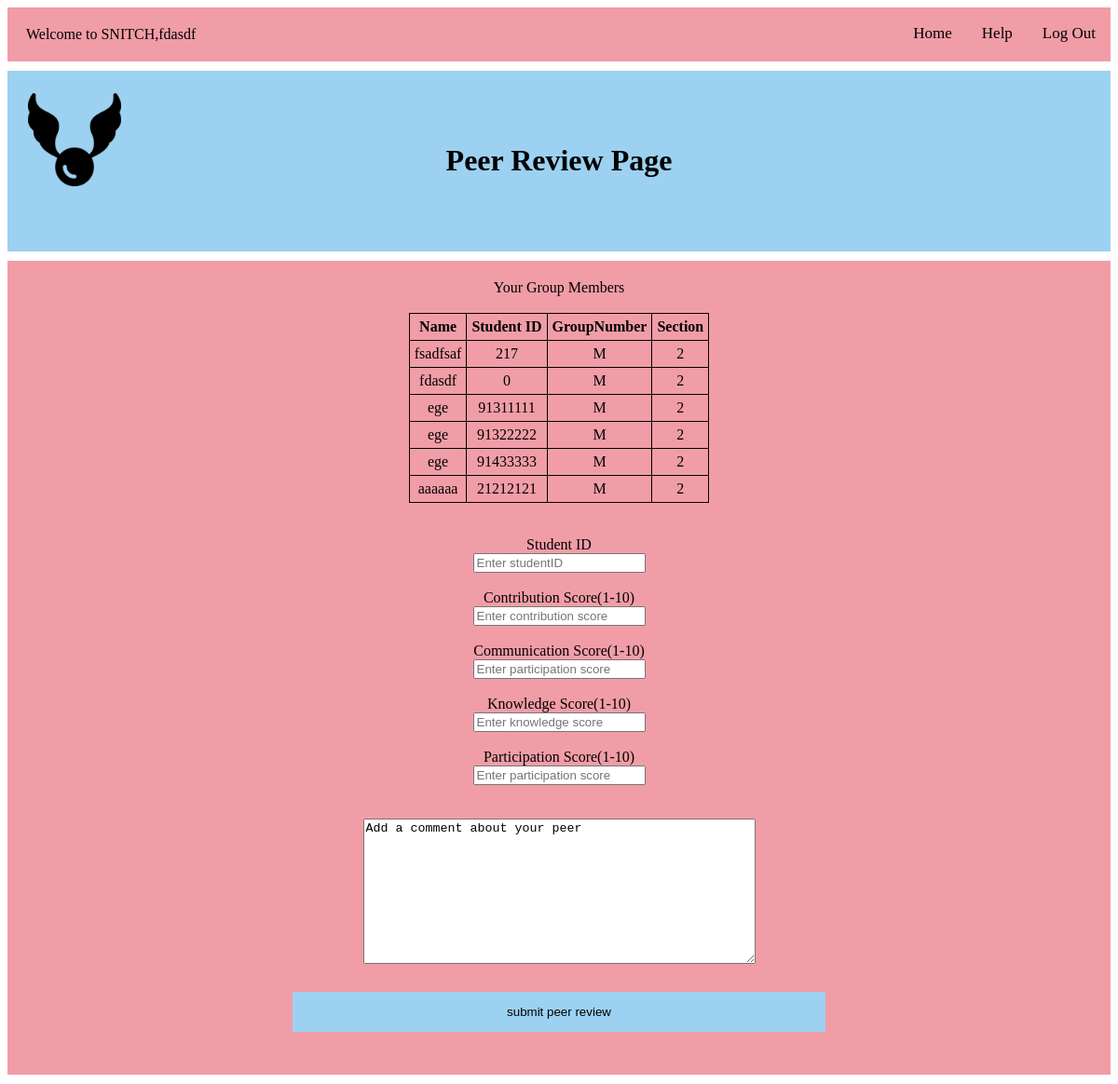
The app's page /PeerReviewPage.php (signed in) with its own data.
### tables this page shows
CREATE TABLE `student` (
  `email` varchar(256) NOT NULL,
  `password` varchar(256) NOT NULL,
  `studentID` int(8) NOT NULL,
  `name` varchar(64) NOT NULL,
  `group_number` varchar(64) NOT NULL,
  `section` int(4) NOT NULL,
  `profilePicture` blob DEFAULT NULL,
  `id` int(11) NOT NULL
);

### htdocs/additionals/autoloader.php (called while the page is built, shortened)
<?php
function autoLoader($className)
{
  $path = "additionals/";
  $extension = ".class.php";
  $fullPath = $path . $className . $extension;
}

### htdocs/additionals/db.class.php (called while the page is built)
<?php
class db {
    private $host = 'localhost';
    private $user = 'maruf';
    private $password = '123456';
    private $dbName = 'peerreview';
    protected function connect()
    {
      $dsn = 'mysql:host=' . $this->host . ';dbname=' . $this->dbName;
      $pdo = new PDO($dsn, $this->user,$this->password);
      $pdo->setAttribute( PDO::ATTR_DEFAULT_FETCH_MODE, PDO::FETCH_ASSOC);
      return $pdo;
    }
}

### htdocs/additionals/Student.class.php (called while the page is built, shortened)
<?php
class Student extends db
{
     protected function getStudentByStudentID($studentID)
     {
       $sql = "SELECT * FROM student WHERE studentID = ?";
       $stmt = $this->connect()->prepare($sql);
       $stmt->execute([$studentID]);
       $results = $stmt->fetch();
       return $results;
     }
    protected function getStudentsByGroup($groupNum,$section)
       {
         $sql = "SELECT * FROM student WHERE section = '$section' AND group_number= '$groupNum'";
         $stmt = $this->connect()->prepare($sql);
         $stmt->execute([]);
         $results = $stmt->fetchAll();
         return $results;
       }
}
 ?>

### htdocs/additionals/StudentController.class.php (called while the page is built, shortened)
<?php
class StudentController extends Student
{
public function getStuByStudentID($studentID)
{
  return $this->getStudentByStudentID($studentID);
}
}

### htdocs/additionals/StudentView.class.php (the view, shortened to what this page needs)
<?php
class StudentView extends Student{
public function showStudentsByGroup($groupNum, $section)
{
    $results = $this->getStudentsByGroup($groupNum, $section);
    echo "<table align='center'>
      <tr>
      <th>Name</th>
      <th>Student ID</th>
      <th>GroupNumber</th>
      <th>Section</th>
      </tr>";
        foreach ($results as $user)
      {
        echo "<tr>";
        echo "<td align='center' style='border:1px solid trader_cdl3blackcrows; font-size:18; '>" . $user['name'] . "</td>";
        echo "<td align='center'style='border:1px solid black; font-size:18; '>" . $user['studentID'] . "</td>";
        echo "<td align='center'style='border:1px solid black; font-size:18; '>" . $user['group_number']. "</td>";
        echo "<td align='center'style='border:1px solid black; font-size:18; '>" . $user['section']. "</td>";
        echo "</tr>";
      }
    echo "</table>";
}
}

### htdocs/PeerReviewPage.php (shortened to what this page needs)
<?php
include 'additionals/autoloader.php';
$myStudentController = new StudentController();
$myStudentView = new StudentView();
$student = $myStudentController->getStuByStudentID($_SESSION['user']);
?>
<!DOCTYPE html>
<html>
<head>
</head>
<body>
<div class="topBar">
  <div class="greeting">
      <?php echo "Welcome to SNITCH," . $student['name']?>
  </div>
		<a href="LogOut.php">Log Out</a>
		<a href="HelpPage.php">Help</a>
		<a href="StudentMenuPage.php">Home</a>
</div>
<div class="containerTitle">
	<div class="avatar">
		<img src="snitch.png" alt="Avatar" style="top:03%; left:50%; width:100px;">
	</div>
	<div class="pageTitle">
		<h1><br>Peer Review Page<br><br></h1>
	</div>
</div>
<div class="containerBody">
	<label for="peerSelect">Your Group Members</label>
	<br><br>
  <?php
    $myStudentView->showStudentsByGroup($student['group_number'],$student['section']);
   ?>
	<br>
  <form method="post" action="PeerReviewPage.php">
	<div class="bodyText">
		<label for="studentid"><br>Student ID</br></label>
	</div>
    <input type="text" placeholder="Enter studentID" name="studentID" required>
    <div class="bodyText">
  		<label for="contribution"><br>Contribution Score(1-10)</br></label>
  	</div>
      <input type="text" placeholder="Enter contribution score" name="contScore" required>
    <div class="bodyText">
    		<label for="communication"><br>Communication Score(1-10)</br></label>
  	</div>
        <input type="text" placeholder="Enter participation score" name="commScore" required>
    <div class="bodyText">
          <label for="knowledge"><br>Knowledge Score(1-10)</br></label>
    </div>
          <input type="text" placeholder="Enter knowledge score" name="knowScore" required>
    <div class="bodyText">
        <label for="participation"><br>Participation Score(1-10)</br></label>
    </div>
        <input type="text" placeholder="Enter participation score" name="partScore" required>
    <div>
    <br>
    <br>
    <textarea name="peerreview" rows="10" cols="50">Add a comment about your peer</textarea>
  </div>
  <br>
    <input type="submit" value="submit peer review" name="review">
	<br>
	<br>
    </form>
</div>
</body>
</html>

### htdocs/PeerReviewPage.php (style rules this page uses)
.topBar { background-color: #f19da7; overflow: hidden; }
.topBar a { position: sticky; float: right; color: #000000; text-align: center; padding: 18px 16px; text-decoration: none; font-size: 17px; }
.greeting { position: sticky; float: left; color: #000000; text-align: center; padding:20px; }
.containerTitle { width: %90; overflow: hidden; background: #9DD1F1; margin: 10px auto; padding: 20px; }
.pageTitle { color: #000000; text-align: center; font-family: Lucida Console; }
.avatar { position: absolute; top: 100px; left: 30px; }
.containerBody { width: %90; overflow: hidden; text-align: center; background: #f19da7; margin: 10px auto; padding: 20px; }
input[type=submit] { background-color: #9DD1F1; color: black; padding: 14px 20px; margin: 8px 0; border: none; cursor: pointer; width: 50%; }
table, th, td { border: 1px solid black; border-collapse: collapse; }
th, td { padding: 5px; text-align: center; }

### records on screen
student: name "fdasdf", studentID "0", group_number "M", section "2"
student: name "fsadfsaf", studentID "217", group_number "M", section "2"
student: name "ege", studentID "91311111", group_number "M", section "2"
student: name "ege", studentID "91322222", group_number "M", section "2"
student: name "ege", studentID "91433333", group_number "M", section "2"
student: name "aaaaaa", studentID "21212121", group_number "M", section "2"
